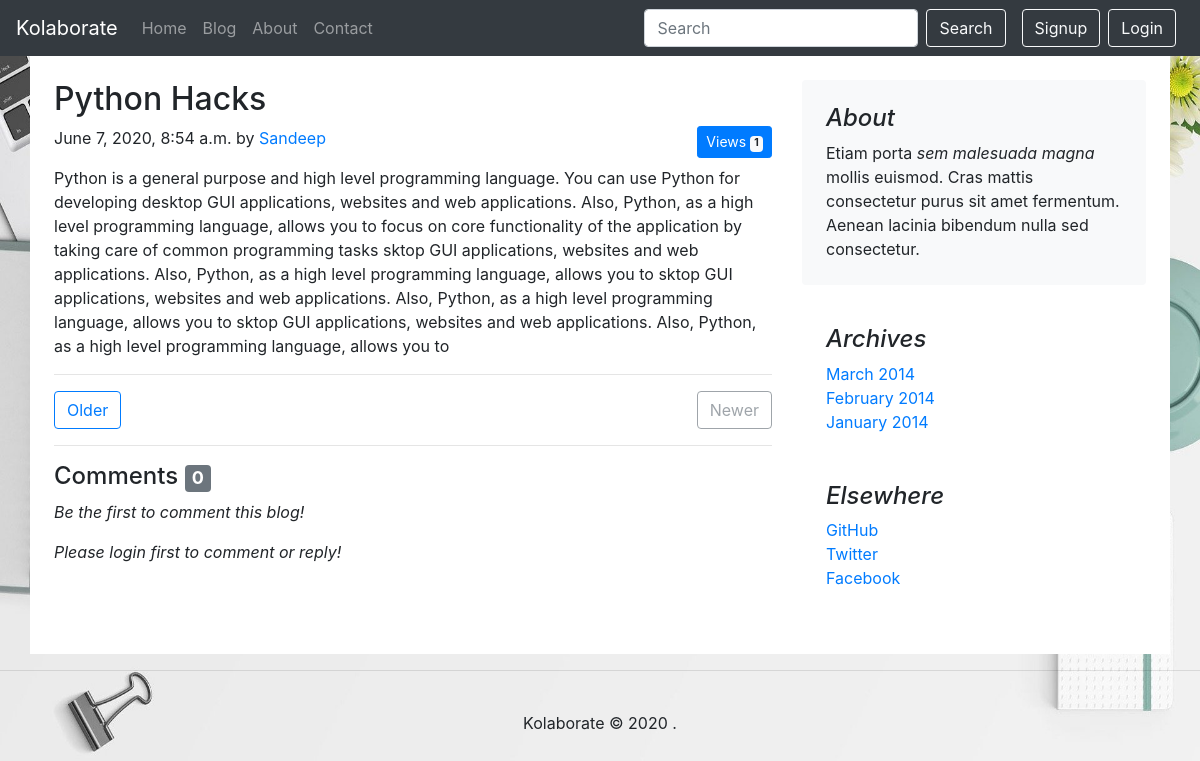
The page /blog/python-hacks-post on the database as committed earlier.
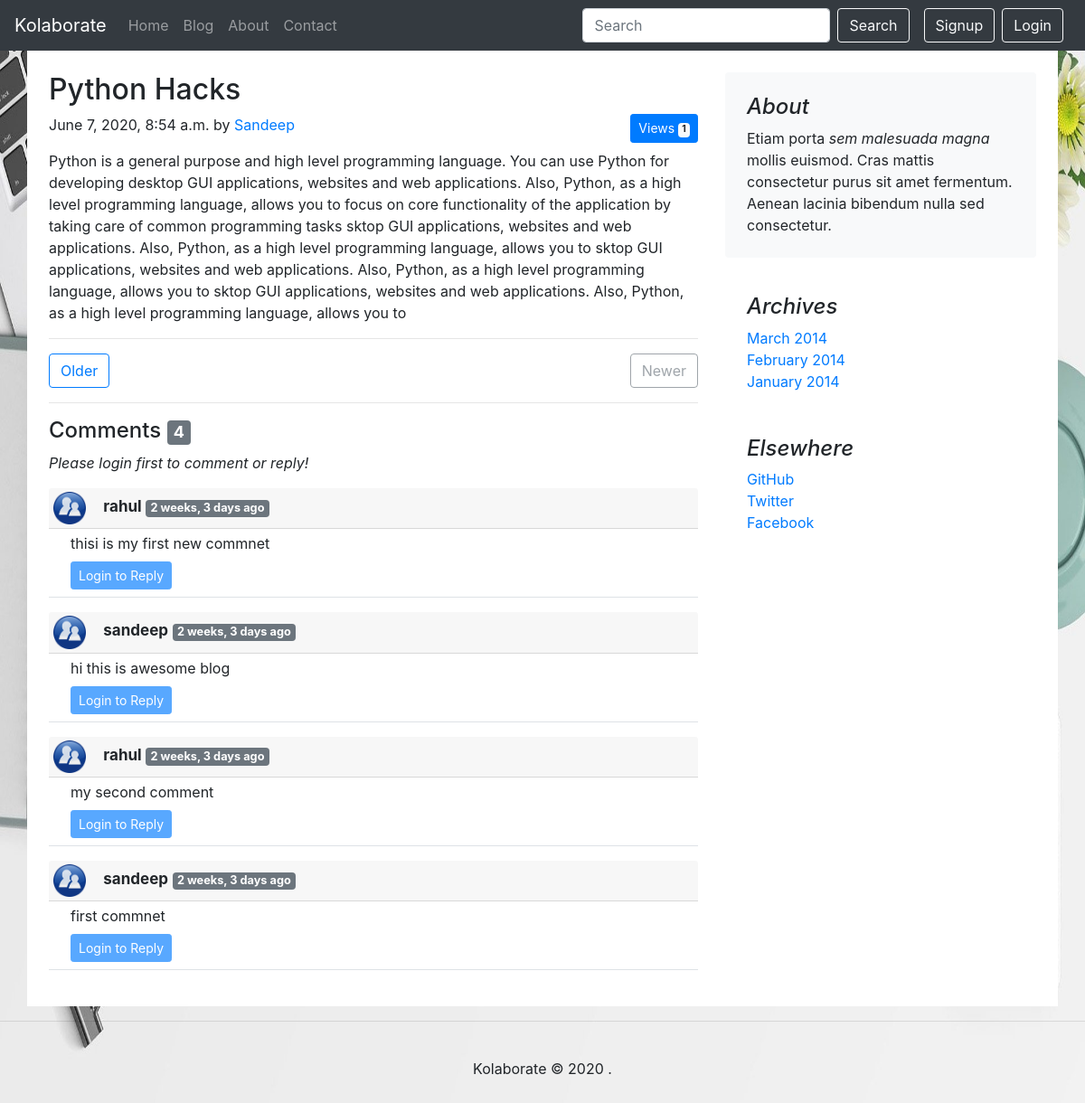
The same page on the database as committed later.
### blog/models.py (models this page shows, shortened)
class Post(models.Model):
    sno = models.AutoField(primary_key=True)
    title = models.CharField(max_length=300)
    content = models.TextField()
    author = models.CharField(max_length=50)
    slug = models.CharField(max_length=150)
    views = models.IntegerField(default=0)
    timeStamp = models.DateTimeField(blank=True)

class BlogComment(models.Model):
    sno = models.AutoField(primary_key=True)
    comment = models.TextField()
    user = models.ForeignKey(User, on_delete=models.CASCADE)
    post = models.ForeignKey(Post, on_delete=models.CASCADE)
    parent = models.ForeignKey('self', on_delete=models.CASCADE, null=True)
    timeStamp = models.DateTimeField(default=now)

### blog/views.py (the view)
# urls.py: path('<str:slug>', views.blogPost, name='blogPost'),
def blogPost(request,slug):
    post = Post.objects.filter(slug=slug).first()
    post.views=post.views+1
    post.save()
    if post is None:
        return HttpResponse('<h2>404 Page Not Found!</h2>')
    comments = BlogComment.objects.filter(post=post, parent=None)
    comments= comments.order_by('-timeStamp')
    replies = BlogComment.objects.filter(post=post).exclude(parent=None)
    replies = replies.order_by('-timeStamp')
    replyDict = {}
    for reply in replies:
        if reply.parent.sno not in replyDict.keys():
            replyDict[reply.parent.sno] = [reply]
        else:
            replyDict[reply.parent.sno].append(reply)
    context = {'post':post, 'comments':comments, 'replies':replies, 'replyDict':replyDict}
    return render(request,'blog/blogPost.html',context)

### blog/templatetags/extras.py (called while the page is built)
@register.filter(name='get_val')
def get_val(dict, key):
    return dict.get(key)

### templates/blog/blogPost.html (shortened to what this page needs)
{% extends 'base.html' %}
{% block body %}
{% load humanize %}
{% load extras %}
<div class="container my-0 bg-white p-4">
    <div class="row">
        <div class="col-md-8 blog-main">
            <div class="blog-post">
                <h2 class="blog-post-title">{{post.title}}</h2>
                <p class="blog-post-meta">
                    {{post.timeStamp}} by <a href="/about">{{post.author}}</a>
                    <button type="button" class="btn btn-sm btn-primary float-right">
                        Views <span class="badge badge-light">{{post.views}}</span>
                    </button>
                </p>
                <div>{{post.content|safe}}</div>
                <hr>
            </div>
            <nav class="blog-pagination">
                <a class="btn btn-outline-primary" href="#">Older</a>
                <a class="btn float-right btn-outline-secondary disabled" href="#" tabindex="-1"
                    aria-disabled="true">Newer</a>
            </nav>
            <hr>
            <div class="container mx-0 px-0 my-3">
                <h4>Comments <span class="badge badge-secondary">{{comments.count}}</span></h4>
                {% if comments.count == 0 %}
                <p><i>Be the first to comment this blog!</i></p>
                {% endif %}
                {% if request.user.is_authenticated %}
                <form action="/blog/postComment" method="post">{% csrf_token %}
                    <input type="hidden" name="postSno" value="{{post.sno}}">
                    <input type="hidden" name="parentSno" value="">
                    <label for="comment">Post Your Comment:</label>
                    <div class="row mx-0">
                        <div class="form-group col">
                            <input type="text" class="form-control" name="comment" placeholder="Enter your comment here" required>
                        </div>
                        <div>
                            <button type="submit" class="btn btn-primary"><i>Comment</i></button>
                        </div>
                    </div>
                </form>
                {% else %}
                <p><i>Please login first to comment or reply!</i></p>
                {% endif %}
                {% for comment in comments %}
                <div class="my-3 mx-0 card border-0">
                    <div class="card-header py-0 pl-3">
                        <div class="row">
                            <div class="col-1 px-1 py-1">
                                <img class="img-fluid" width="70%" height="70%" src="/static/images/usericon.png"
                                    alt="user">
                            </div>
                            <div class="col-11 px-0 float-left py-2" style="font-size:17px;">
                                <b>{{comment.user.username}}</b> <span
                                    class="badge badge-secondary">{{comment.timeStamp | naturaltime}}</span>
                            </div>
                        </div>
                    </div>
                    <div class="card-body border-bottom pt-1 pb-2 px-4">
                        {{comment.comment}}
                        <div class="reply mt-2">
                            {% if request.user.is_authenticated %}
                            <button class="btn btn-sm btn-primary" type="button" data-toggle="collapse"
                                data-target="#replyBox{{comment.sno}}" aria-expanded="false"
                                aria-controls="replyBox{{comment.sno}}">Reply</button>
                            <div class="collapse" id="replyBox{{comment.sno}}">
                                <div class="card card-body py-0 px-1 ml-3 my-2">
                                    <form action="/blog/postComment" method="post">{% csrf_token %}
                                        <input type="hidden" name="postSno" value="{{post.sno}}">
                                        <input type="hidden" name="parentSno" value="{{comment.sno}}">
                                        <label for="comment">Post Your Reply:</label>
                                        <div class="row mx-0 mr-1">
                                            <div class="form-group col input-group-sm">
                                                <input type="text" class="form-control" name="comment"
                                                    placeholder="Enter your comment here" required>
                                            </div>
                                            <div>
                                                <button type="submit" class="btn btn-sm btn-primary"><i>Submit</i></button>
                                            </div>
                                        </div>
                                    </form>
                                </div>
                            </div>
                            {% else %}
                                <button class="btn btn-sm btn-primary" type="button" data-toggle="collapse"
                                data-target="#replyBox{{comment.sno}}" aria-expanded="false"
                                aria-controls="replyBox{{comment.sno}}" disabled>Login to Reply</button>
                            {% endif %}
                        </div>
                    </div>
                </div>
                {% endfor %}
            </div>
        </div>
        <aside class="col-md-4 blog-sidebar">
            <div class="p-4 mb-3 bg-light rounded">
                <h4 class="font-italic">About</h4>
                <p class="mb-0">Etiam porta <em>sem malesuada magna</em> mollis euismod. Cras mattis consectetur purus
                    sit
                    amet fermentum. Aenean lacinia bibendum nulla sed consectetur.</p>
            </div>
            <div class="p-4">
                <h4 class="font-italic">Archives</h4>
                <ol class="list-unstyled mb-0">
                    <li><a href="#">March 2014</a></li>
                    <li><a href="#">February 2014</a></li>
                    <li><a href="#">January 2014</a></li>
                </ol>
            </div>
            <div class="p-4">
                <h4 class="font-italic">Elsewhere</h4>
                <ol class="list-unstyled">
                    <li><a href="#">GitHub</a></li>
                    <li><a href="#">Twitter</a></li>
                    <li><a href="#">Facebook</a></li>
                </ol>
            </div>
        </aside>
    </div>
</div>
{% endblock body %}

### templates/base.html (shortened to what this page needs)
<!doctype html>
<html lang="en">
<head>
    <link rel="stylesheet" href="https://stackpath.bootstrapcdn.com/bootstrap/4.5.0/css/bootstrap.min.css"
>
</head>
<body>
    <nav class="navbar navbar-expand-lg navbar-dark bg-dark">
        <a class="navbar-brand" href="/">Kolaborate</a>
        <div class="collapse navbar-collapse" id="navbarSupportedContent">
            <ul class="navbar-nav mr-auto">
                <li class="nav-item {% block  homeActive %}{% endblock homeActive %}">
                    <a class="nav-link" href="/">Home</a>
                </li>
                <li class="nav-item {% block  blogActive %}{% endblock blogActive %}">
                    <a class="nav-link" href="/blog">Blog</a>
                </li>
                <li class="nav-item {% block  aboutActive %}{% endblock aboutActive %}">
                    <a class="nav-link" href="/about">About</a>
                </li>
                <li class="nav-item {% block  contactActive %}{% endblock contactActive %}">
                    <a class="nav-link" href="/contact">Contact</a>
                </li>
            </ul>
            <form class="form-inline my-2 my-lg-0" method="get" action="/search">
                <input class="form-control mr-sm-2" type="search" placeholder="Search" aria-label="Search" name="query"
                    id="query">
                <button class="btn btn-outline-light my-2 my-sm-0 mr-3" type="submit">Search</button>
            </form>
            {% if request.user.is_authenticated %}
                <div class="btn-group">
                    <button type="button" class="btn btn-secondary dropdown-toggle" data-toggle="dropdown" aria-haspopup="true" aria-expanded="false">
                        Logged in as <b>{{request.user}}</b>
                    </button>
                    <div class="dropdown-menu dropdown-menu-right">
                        <a class="dropdown-item" href="/logout"><b>Logout</b></a>
                    </div>
                </div>
            {% else %}
                <button type="button" class="btn btn-outline-light mr-2" data-toggle="modal"
                    data-target="#singupModal">Signup</button>
                <button type="button" class="btn btn-outline-light mr-2" data-toggle="modal"
                    data-target="#loginModal">Login</button>
            {% endif %}
        </div>
    </nav>
    {% block body %}{% endblock body %}
    <hr>
    <footer class="footer bg-grey py-4">
        <p style="text-align:center;">Kolaborate 	&copy;
        .</p>
    </footer>
</body>
</html>

Rows that differ between the two databases and show on the page:
added BlogComment: user.username "rahul", timeStamp "2 weeks, 3 days ago", comment "thisi is my first new commnet"
added BlogComment: user.username "sandeep", timeStamp "2 weeks, 3 days ago", comment "hi this is awesome blog"
added BlogComment: user.username "rahul", timeStamp "2 weeks, 3 days ago", comment "my second comment"
added BlogComment: user.username "sandeep", timeStamp "2 weeks, 3 days ago", comment "first commnet"
Other text that changed with them:
{{ comments.count }}: "0" → "4"
text no longer shown: "Be the first to comment this blog!"
